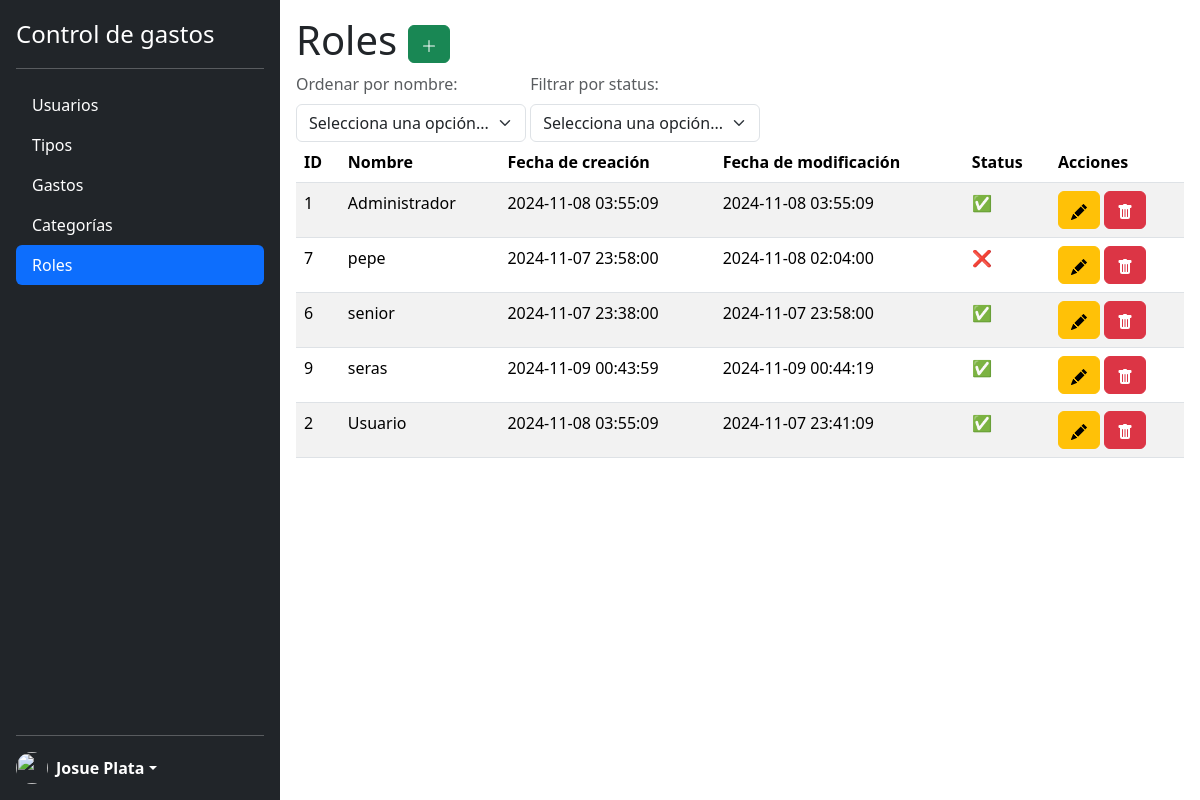
Page /modules/roles/index.php (signed in) on the earlier database version.
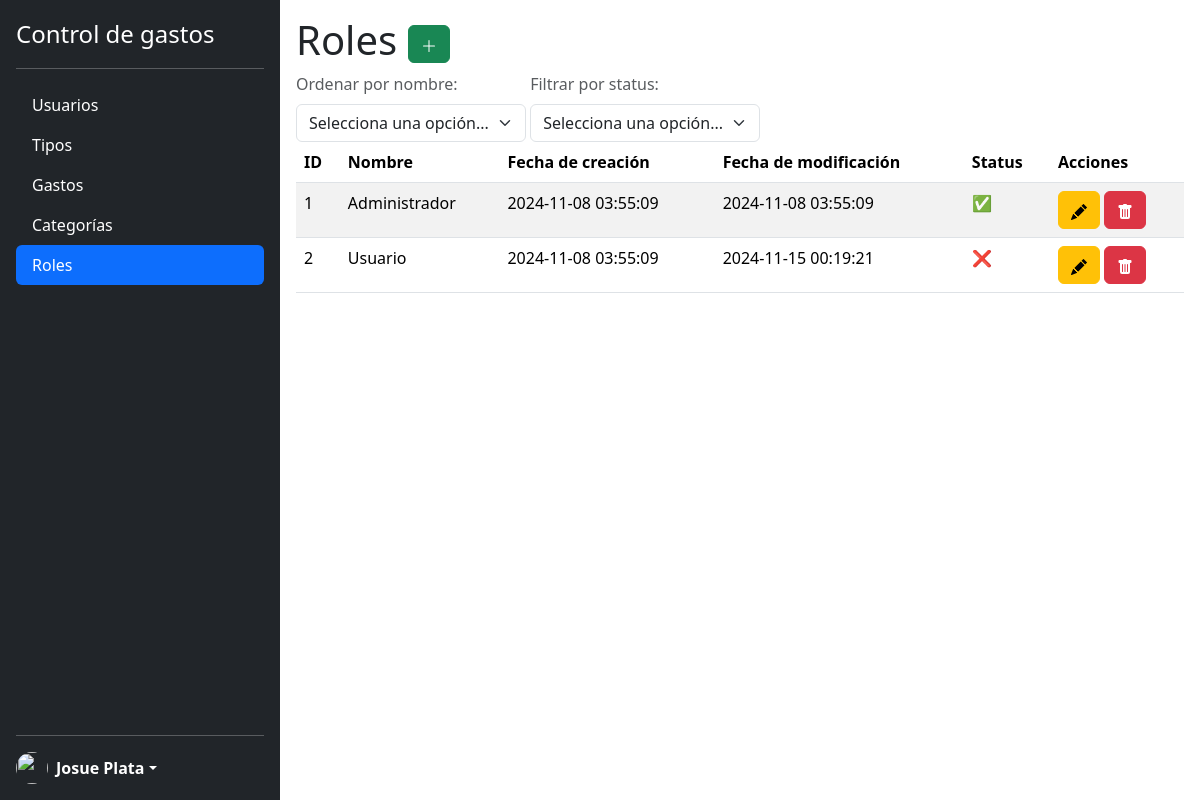
Same page on the later database version.
### tables this page shows
CREATE TABLE `roles` (
  `id` int(11) UNSIGNED NOT NULL,
  `nombre` varchar(50) NOT NULL,
  `creacion` datetime DEFAULT current_timestamp(),
  `modificacion` datetime DEFAULT current_timestamp() ON UPDATE current_timestamp(),
  `status` int(1) NOT NULL
);

### modules/roles/index.php (the view, shortened to what this page needs)
<?php
require_once '../../lib/db.php';
?>
<!DOCTYPE html>
<html lang="en">
<head>
  <?php include_once '../../lib/head.php'; ?>
</head>
<body class="d-flex flex-nowrap">
  <?php
  include_once '../../lib/sidebar.php';
  ?>
  <section class="p-3 w-100">
    <h1>Roles
      <a href="insertar.php" class="btn btn-success">
        <svg xmlns="http://www.w3.org/2000/svg" width="16" height="16" fill="currentColor" class="bi bi-plus-lg" viewBox="0 0 16 16">
          <path fill-rule="evenodd" d="M8 2a.5.5 0 0 1 .5.5v5h5a.5.5 0 0 1 0 1h-5v5a.5.5 0 0 1-1 0v-5h-5a.5.5 0 0 1 0-1h5v-5A.5.5 0 0 1 8 2" />
        </svg>
      </a>
    </h1>
    <div class="d-inline-flex flex-column align-items-start">
      <form method="GET" action="index.php" class="d-inline">
        <label for="orderSelect" class="form-label text-muted">Ordenar por nombre:</label>
        <select name="order" id="orderSelect" class="form-select w-auto" onchange="this.form.submit()">
          <option value="" disabled selected>Selecciona una opción...</option>
        </select>
      </form>
    </div>
    <div class="d-inline-flex flex-column align-items-start">
      <form method="GET" action="index.php" class="d-inline">
        <label for="statusRoles" class="form-label text-muted">Filtrar por status:</label>
        <select name="statusRoles" id="statusRoles" class="form-select w-auto" onchange="this.form.submit()">
          <option value="" disabled selected>Selecciona una opción...</option>
        </select>
      </form>
    </div>
    <table class="table table-striped table-hover">
      <thead>
        <tr>
          <th>ID</th>
          <th>Nombre</th>
          <th>Fecha de creación</th>
          <th>Fecha de modificación</th>
          <th>Status</th>
          <th>Acciones</th>
        </tr>
      </thead>
      <tbody>
        <?php
            $order = 'ASC';
            $consulta = "SELECT * FROM roles";
            $consulta .= " ORDER BY nombre $order";
            $resultado = mysqli_query($enlace, $consulta);
            while($registro = mysqli_fetch_object($resultado)){
        ?>
          <tr>
            <td><?php echo $registro->id;  ?></td>
            <td><?php echo $registro->nombre; ?></td>
            <td><?php echo $registro->creacion; ?></td>
            <td><?php echo $registro->modificacion; ?></td>
            <td><?php echo $registro->status == 1 ? "✅" : "❌"; ?></td>
            <td>
              <a href="editar.php?id=<?php echo $registro->id; ?>" class="btn btn-warning">
              </a>
              <a href="eliminar.php?id=<?php echo $registro->id; ?>" class="btn btn-danger">
              </a>
            </td>
          </tr>
        <?php } ?>
      </tbody>
    </table>
  </section>
</body>
</html>

### lib/head.php (shortened to what this page needs)
<link href="https://cdn.jsdelivr.net/npm/bootstrap@5.3.3/dist/css/bootstrap.min.css" rel="stylesheet">
<link rel="stylesheet" href="../../css/general.css">

### lib/sidebar.php (shortened to what this page needs)
<?php
$current_page = $_SERVER['REQUEST_URI'];
$rol = isset($_SESSION['rol']) ? $_SESSION['rol'] : 'usuario';
?>
<div class="d-flex flex-column flex-shrink-0 p-3 text-bg-dark" style="width: 280px;">
    <a href="/" class="d-flex align-items-center mb-3 mb-md-0 me-md-auto text-white text-decoration-none">
      <span class="fs-4">Control de gastos</span>
    </a>
    <hr>
    <ul class="nav nav-pills flex-column mb-auto">
      <?php if ($rol === '1') { ?>
        <li class="nav-item">
          <a href="../../modules/usuarios/index.php" class="nav-link <?php echo strpos($current_page, 'usuarios') !== false ? 'active' : 'text-white'; ?>">
            Usuarios
          </a>
        </li>
        <li>
          <a href="../../modules/tipos/index.php" class="nav-link <?php echo strpos($current_page, 'tipos') !== false ? 'active' : 'text-white'; ?>">
            Tipos
          </a>
        </li>
      <?php } ?>
      <li>
        <a href="../../modules/gastos/index.php" class="nav-link <?php echo strpos($current_page, 'gastos') !== false ? 'active' : 'text-white'; ?>">
          Gastos
        </a>
      </li>
      <li>
        <a href="../../modules/categorias/index.php" class="nav-link <?php echo strpos($current_page, 'categorias') !== false ? 'active' : 'text-white'; ?>">
          Categorías
        </a>
      </li>
      <?php if ($rol === '1') { ?>
        <li>
          <a href="../../modules/roles/index.php" class="nav-link <?php echo strpos($current_page, 'roles') !== false ? 'active' : 'text-white'; ?>">
            Roles
          </a>
        </li>
      <?php } ?>
    </ul>
    <hr>
    <div class="dropdown">
      <a href="#" class="d-flex align-items-center text-white text-decoration-none dropdown-toggle" data-bs-toggle="dropdown" aria-expanded="false">
        <img src="https://github.com/mdo.png" alt="" width="32" height="32" class="rounded-circle me-2">
        <strong><?php echo $_SESSION["nombre"]; ?></strong>
      </a>
    </div>
</div>

### css/general.css (style rules this page uses)
body, html { min-height: 100vh; min-height: -webkit-fill-available; height: 100vh; }

Differences in the rows shown:
removed roles: id "7", nombre "pepe", creacion "2024-11-07 23:58:00", modificacion "2024-11-08 02:04:00"
removed roles: id "6", nombre "senior", creacion "2024-11-07 23:38:00", modificacion "2024-11-07 23:58:00"
removed roles: id "9", nombre "seras", creacion "2024-11-09 00:43:59", modificacion "2024-11-09 00:44:19"
changed roles "Usuario": modificacion "2024-11-07 23:41:09" → "2024-11-15 00:19:21"; status "✅" → "❌"
